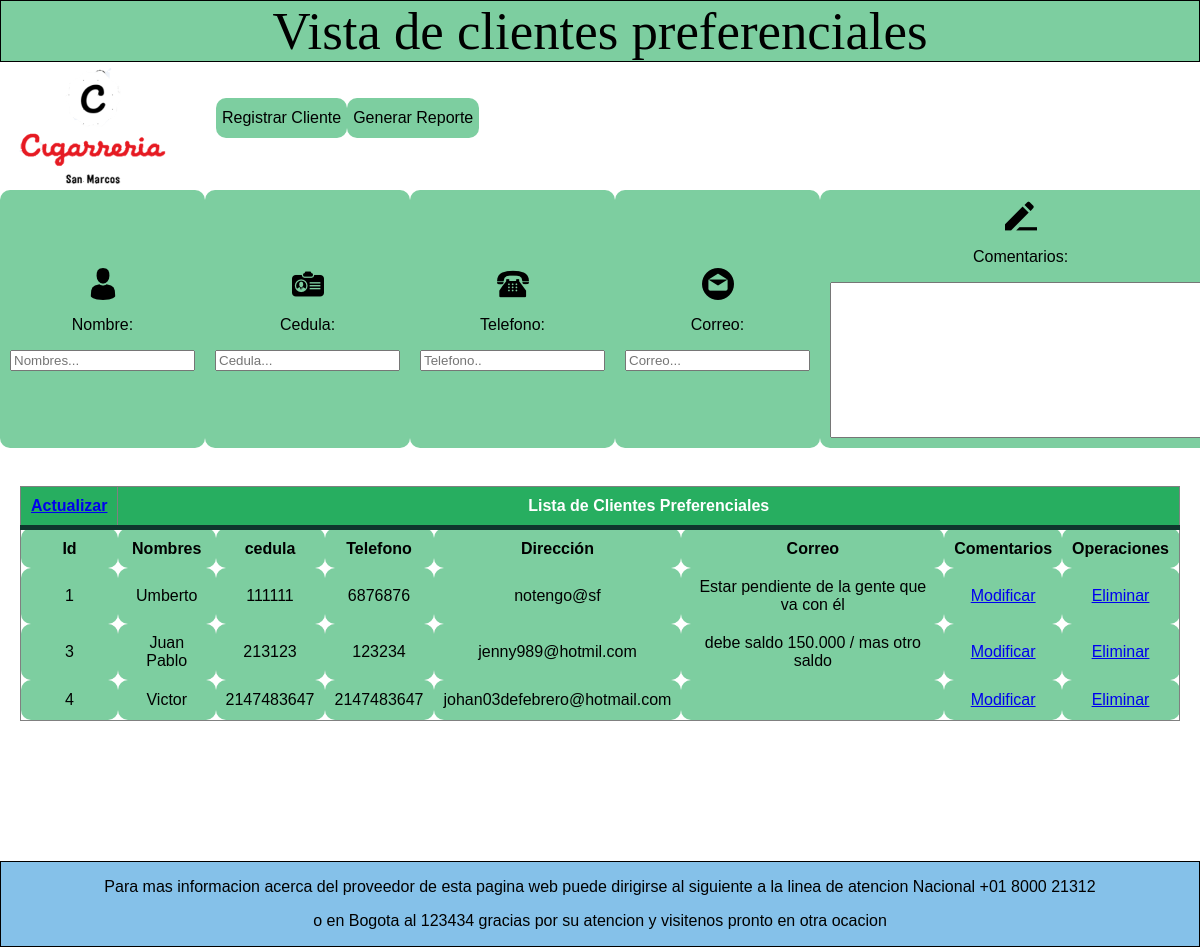
The app's page /vista/frmClientesP.php (signed in) with its own data.
### tables this page shows
CREATE TABLE `clientes` (
  `id` int(11) NOT NULL,
  `nombre` varchar(35) NOT NULL,
  `cedula` int(11) NOT NULL,
  `telefono` int(11) NOT NULL,
  `correo` varchar(60) NOT NULL,
  `comentarios` varchar(10000) NOT NULL
);

### Vista/frmClientesP.php (the view, shortened to what this page needs)
<?php
if(($_SESSION["codigo"]) !=''){
?>
<html lang="es">
    <head>
        <link rel="stylesheet"  href="CSS/estiloClientesP.css">
    </head>
 <body>
    <header>
        Vista de clientes preferenciales
        </header>
    <article>
          <a href="Interfaz_1.PHP"> <img src="imagenes/Captura.png" class="inicio"></a>
     <br><br>
 <table>
     <div class="formulario">
  <form action="../controlador/ingresarClientesP.php" method="post" >
       <td><img src="Imagenes/man-user.png"><p>Nombre:</p>
        <input type="text" id="name" name="nombre" placeholder="Nombres..." required/></td>
      <td><img src="Imagenes/id-card.png"><p>Cedula:</p>
       <input type="text" id="name" name="cedula" placeholder="Cedula..." /> </td>
       <td><img src="Imagenes/call.png"><p>Telefono:</p>
        <input type="text" id="mail" name="telefono" placeholder="Telefono.." /> </td>
          <td><img src="Imagenes/email.png"><p>Correo:</p>
        <input type="email" name="correo" placeholder="Correo..." required></td>
        <td><img src="Imagenes/comment.png"><p>Comentarios:</p>
      <textarea type="text" id="username" name="comentarios" placeholder="Escriba sus comentarios aquí" rows="10" cols="45" >   </textarea></td>
       <input type="submit" name="button" id="button" value="Registrar Cliente" >
</form>
         <a href="PDF/reporteClientesPreferenciales.php"><input type="submit" name="button" id="button" value="Generar Reporte" ></a>
         </div>
      </table>
            </article>
<br>
        <div class="informacion">
    <table border="1">
        <thead>
        <th colspan="1"><a href="frmClientesP.php">Actualizar</a></th>
        <th colspan="7">Lista de Clientes Preferenciales</th>
        </thead>
     <tr>
          <td><b>Id</b></td>
         <td><b>Nombres</b></td>
         <td><b>cedula</b></td>
         <td><b>Telefono</b></td>
         <td><b>Dirección</b></td>
         <td><b>Correo</b></td>
         <td><b>Comentarios</b></td>
         <td colspan="2"><b>Operaciones</b></td>
         <tr>
         <?php
         include("../modelo/ConexionDatos.php");
         $hola = "SELECT * FROM clientes";
         $resul= $conexion->query($hola);
         while ($fila=$resul->fetch_assoc()){
           ?>
         <tr>
         <td><?php echo $fila['id']; ?></td>
         <td><?php echo $fila['nombre']; ?></td>
         <td><?php echo $fila['cedula']; ?></td>
         <td><?php echo $fila['telefono']; ?></td>
         <td><?php echo $fila['correo']; ?></td>
         <td><?php echo $fila['comentarios']; ?></td>
         <td><a href="../Controlador/modificarClientesP.php?id=<?php echo $fila['id']; ?>">Modificar </a></td>
          <td><a href="../Controlador/eliminarClientesP.php?id=<?php echo $fila['id']; ?>">Eliminar </a></td>
         </tr>
             <?php
         }
         ?>
     </table>
     </div>
                       <footer>
            <center>
            <p>Para mas informacion acerca del proveedor de esta pagina web puede dirigirse al siguiente a la linea de atencion Nacional +01 8000 21312</p>
            <p> o en Bogota al 123434 gracias por su atencion y visitenos pronto en otra ocacion</p></center>
        </footer>
    </body>
</html>
<?php
}else {
     echo'<script>alert("Necesitas ingresar tus datos nuevamente");
     window.history.go(-1);
     </script>';
    header("Location: inicio.php");
}
?>

### Vista/CSS/estiloClientesP.css (style rules this page uses)
body { margin: 0; padding: 0; background-size: cover; font-family: sans-serif; background-size: 100%; -moz-background-size: 100%; -o-background-size: 100%; -webkit-background-size: 100%; -khtml-background-size: 100%; }
header { margin-left: 0%; background:#7DCEA0; font-family:cursive ; font-size: 100%; border: 1px solid; font-size: 330%; text-align: center; }
.inicio { width: 180px; float: left; }
.formulario { background-color: ; float: left; margin-left: 3%; text-align: center; }
.formulario ,td, input[type="submit"] { border: none; outline: none; height: 40px; color: black; font-size: 16px; background: #7DCEA0; border-radius: 10px; }
.informacion { padding: 20px; }
table { background-color: white; text-align: center; border-collapse: collapse; width: 100%; }
th, td { padding: 10; }
thead { background-color: #27AE60; border-bottom: solid 5px #0F362D; color: white; }
tr:nth-child(even) { background-color: #ddd; }
footer { margin-top: 10%; top:5%; background: #85C1E9 ; border: 1px solid; }

### records on screen
clientes: id "1", nombre "Umberto", cedula "111111", telefono "6876876", correo "notengo@sf", comentarios "Estar pendiente de la gente que va con él"
clientes: id "3", nombre "Juan Pablo", cedula "213123", telefono "123234", correo "jenny989@hotmil.com", comentarios "debe saldo 150.000 / mas otro saldo"
clientes: id "4", nombre "Victor", cedula "2147483647", telefono "2147483647", correo "johan03defebrero@hotmail.com"
